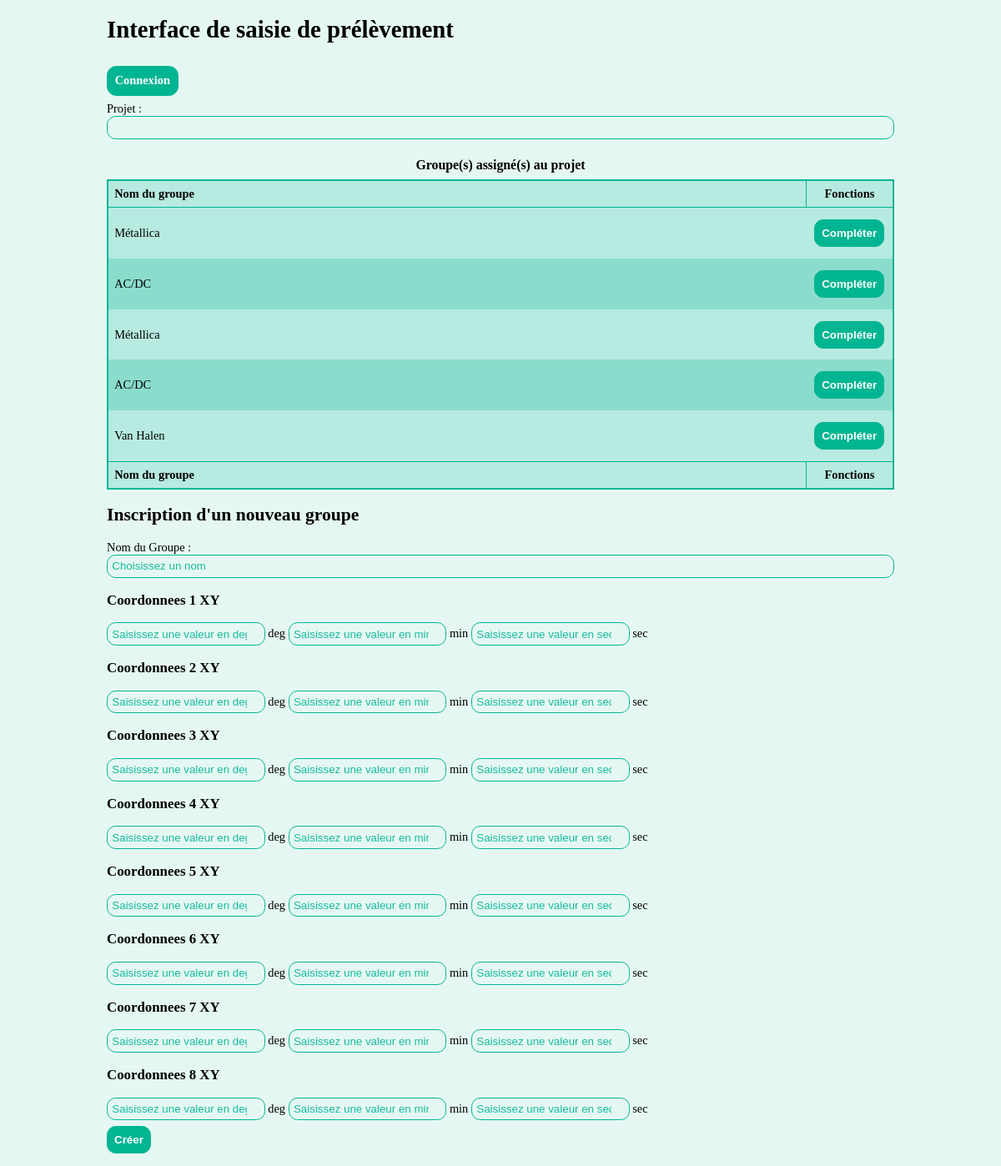
The page / on the database its author committed.
### tables this page shows
CREATE TABLE IF NOT EXISTS `groupe` (
  `ID` int(11) NOT NULL AUTO_INCREMENT,
  `Nom` varchar(30) NOT NULL,
  `zone` int(11) DEFAULT NULL,
  PRIMARY KEY (`ID`)
);

### index.php (the view, shortened to what this page needs)
<!DOCTYPE html>
<html>
    <head>
        <link href="style.css" rel="stylesheet" type="text/css"/>
    </head>
    <body>
    <?php
    try{
        $bdd = new PDO('mysql:host=localhost;dbname=projet_annelide;charset=utf8', 'root', '');
        }
    catch (Exception $e){
        die('Erreur : ' . $e->getMessage());
        }
    ?>
    <h1>Interface de saisie de prélèvement</h1>
    <a href="login.php" class="bouton">Connexion</a>
    <form action="preleveur" method="post">
        <label for="nom-projet">Projet :</label>
        <input list="projet" id="nom-projet">
        <table>
            <caption><h2>Groupe(s) assigné(s) au projet</h2></caption>
            <thead>
                <tr>
                    <th>Nom du groupe</th>
                    <th>Fonctions</th>
                </tr>
            </thead>
            <tfoot>
                <tr>
                    <th>Nom du groupe</th>
                    <th>Fonctions</th>
                </tr>
            </tfoot>
            <?php
            $reponse = $bdd->query("SELECT * FROM groupe");
            while ($donnees = $reponse->fetch())
            {
               echo"<tr>";
               echo"<td>".$donnees['Nom']."</td>";
               echo'<td><input type="submit" id="complete" class="bouton" name="complete" value="Compléter"/></td>';
               echo"</tr>";
            }$reponse->closeCursor();?>
        </table>
        <h2>Inscription d'un nouveau groupe</h2>
        <p>
            <label for="nom-groupe">Nom du Groupe :</label>
            <input type="text" name="nom-groupe" id="nom-groupe" placeholder="Choisissez un nom" required/>
        </p>
        <div class="saisie-coordonnees">
            <h3>Coordonnees 1 XY</h3>
                <input type="number" min="0" name="latitude_degres_1" id="latitude_degres_1" placeholder="Saisissez une valeur en degrés" required/>
                <label for="latitude_degres_1">deg</label>
                <input type="number" min="0" name="latitude_minutes_1" id="latitude_minutes_1" placeholder="Saisissez une valeur en minutes" required/>
                <label for="latitude_minutes_1">min</label>
                <input type="number" min="0" name="latitude_secondes_1" id="latitude_secondes_1" placeholder="Saisissez une valeur en secondes" required/>
                <label for="latitude_secondes_1">sec</label>
        </div>
        <div class="saisie-coordonnees">
            <h3>Coordonnees 2 XY</h3>
                <input type="number" min="0" name="longitude_degres_2" id="longitude_degres_2" placeholder="Saisissez une valeur en degrés" required/>
                <label for="longitude_degres_2">deg</label>
                <input type="number" min="0" name="longitude_minutes_2" id="longitude_minutes_2" placeholder="Saisissez une valeur en minutes" required/>
                <label for="longitude_minutes_2">min</label>
                <input type="number" min="0" name="longitude_secondes_2" id="longitude_secondes_2" placeholder="Saisissez une valeur en secondes" required/>
                <label for="longitude_secondes_2">sec</label>
        </div>
        <div class="saisie-coordonnees">
            <h3>Coordonnees 3 XY</h3>
                <input type="number" min="0" name="latitude_degres_3" id="latitude_degres_3" placeholder="Saisissez une valeur en degrés" required/>
                <label for="latitude_degres_3">deg</label>
                <input type="number" min="0" name="latitude_minutes_3" id="latitude_minutes_3" placeholder="Saisissez une valeur en minutes" required/>
                <label for="latitude_minutes_3">min</label>
                <input type="number" min="0" name="latitude_secondes_3" id="latitude_secondes_3" placeholder="Saisissez une valeur en secondes" required/>
                <label for="latitude_secondes_3">sec</label>
        </div>
        <div class="saisie-coordonnees">
            <h3>Coordonnees 4 XY</h3>
                <input type="number" min="0" name="longitude_degres_4" id="longitude_degres_4" placeholder="Saisissez une valeur en degrés" required/>
                <label for="longitude_degres_4">deg</label>
                <input type="number" min="0" name="longitude_minutes_4" id="longitude_minutes_4" placeholder="Saisissez une valeur en minutes" required/>
                <label for="longitude_minutes_4">min</label>
                <input type="number" min="0" name="longitude_secondes_4" id="longitude_secondes_4" placeholder="Saisissez une valeur en secondes" required/>
                <label for="longitude_secondes_4">sec</label>
        </div>
        <div class="saisie-coordonnees">
            <h3>Coordonnees 5 XY</h3>
                <input type="number" min="0" name="latitude_degres_5" id="latitude_degres_5" placeholder="Saisissez une valeur en degrés" required/>
                <label for="latitude_degres_5">deg</label>
                <input type="number" min="0" name="latitude_minutes_5" id="latitude_minutes_5" placeholder="Saisissez une valeur en minutes" required/>
                <label for="latitude_minutes_5">min</label>
                <input type="number" min="0" name="latitude_secondes_5" id="latitude_secondes_5" placeholder="Saisissez une valeur en secondes" required/>
                <label for="latitude_secondes_5">sec</label>
        </div>
        <div class="saisie-coordonnees">
            <h3>Coordonnees 6 XY</h3>
                <input type="number" min="0" name="longitude_degres_6" id="longitude_degres_6" placeholder="Saisissez une valeur en degrés" required/>
                <label for="longitude_degres_6">deg</label>
                <input type="number" min="0" name="longitude_minutes_6" id="longitude_minutes_6" placeholder="Saisissez une valeur en minutes" required/>
                <label for="longitude_minutes_6">min</label>
                <input type="number" min="0" name="longitude_secondes_6" id="longitude_secondes_6" placeholder="Saisissez une valeur en secondes" required/>
                <label for="longitude_secondes_6">sec</label>
        </div>
        <div class="saisie-coordonnees">
            <h3>Coordonnees 7 XY</h3>
                <input type="number" min="0" name="latitude_degres_7" id="latitude_degres_7" placeholder="Saisissez une valeur en degrés" required/>
                <label for="latitude2_degres_7">deg</label>
                <input type="number" min="0" name="latitude_minutes_7" id="latitude_minutes_7" placeholder="Saisissez une valeur en minutes" required/>
                <label for="latitude_minutes_7">min</label>
                <input type="number" min="0" name="latitude_secondes_7" id="latitude_secondes_7" placeholder="Saisissez une valeur en secondes" required/>
                <label for="latitude_secondes_7">sec</label>
        </div>
        <div class="saisie-coordonnees">
            <h3>Coordonnees 8 XY</h3>
                <input type="number" min="0" name="longitude_degres_8" id="longitude_degres_8" placeholder="Saisissez une valeur en degrés" required/>
                <label for="longitude_degres_8">deg</label>
                <input type="number" min="0" name="longitude_minutes_8" id="longitude_minutes_8" placeholder="Saisissez une valeur en minutes" required/>
                <label for="longitude_minutes_8">min</label>
                <input type="number" min="0" name="longitude_secondes_8" id="longitude_secondes_8" placeholder="Saisissez une valeur en secondes" required/>
                <label for="longitude_secondes_8">sec</label>
        </div>
        <input type="submit" id="cree"  class="bouton" name="cree" value="Créer" onclick="self.location.href='lien4.html'"/>
    </form>
    </body>
</html>

### style.css (style rules this page uses)
body { font-size:0.9em; background:rgba(0,181,146,0.1); }
fieldset, legend, table { width:100%; box-sizing:border-box; margin:1em 0; border:2px solid rgba(0,181,146,1); border-radius:0.8em; }
legend>h2, caption>h2 { margin:0.5em 0; font-size:1.1em; }
table { border-collapse:collapse; }
th { border:1px solid rgba(0,181,146,1); }
tr:nth-child(even) { background:rgba(0,181,146,0.4); }
tr:nth-child(odd) { background:rgba(0,181,146,0.2); }
th, td { width:20%; text-align:center; padding:0.5em 0.2em; }
th:first-child, td:first-child { width:60%; padding-left:0.5em; text-align:left; }
input, select { display:inline-block; width:100%; box-sizing:border-box; border:1px solid rgba(0,181,146,1); border-radius:0.8em; background:rgba(230,247,244,1); padding:0.4em; }
input { background-color:transparent; }
div.saisie-coordonnees input { width:auto; }
.button, input.bouton, span#bouton_plage, a.bouton { cursor:pointer; margin:0 auto; padding:0.6em; color:rgba(255,255,255,1); font-weight:bold; background:rgba(0,181,146,1); border-radius:0.8em; }
input.bouton, span#bouton_plage, a.bouton { display:inline-block; border:1px solid rgba(0,181,146,1); margin:0.5em 0; }
a.bouton { text-decoration:none; }
input.bouton { width:auto; }
@media screen and (min-width:400px) { body { padding:0 10%; } }
@media screen and (min-width:400px) { th, td { width:10%; } }
@media screen and (min-width:400px) { th:first-child, td:first-child { width:80%; } }

### rows shown on the page
groupe: Nom "Métallica"
groupe: Nom "AC/DC"
groupe: Nom "Métallica"
groupe: Nom "AC/DC"
groupe: Nom "Van Halen"
